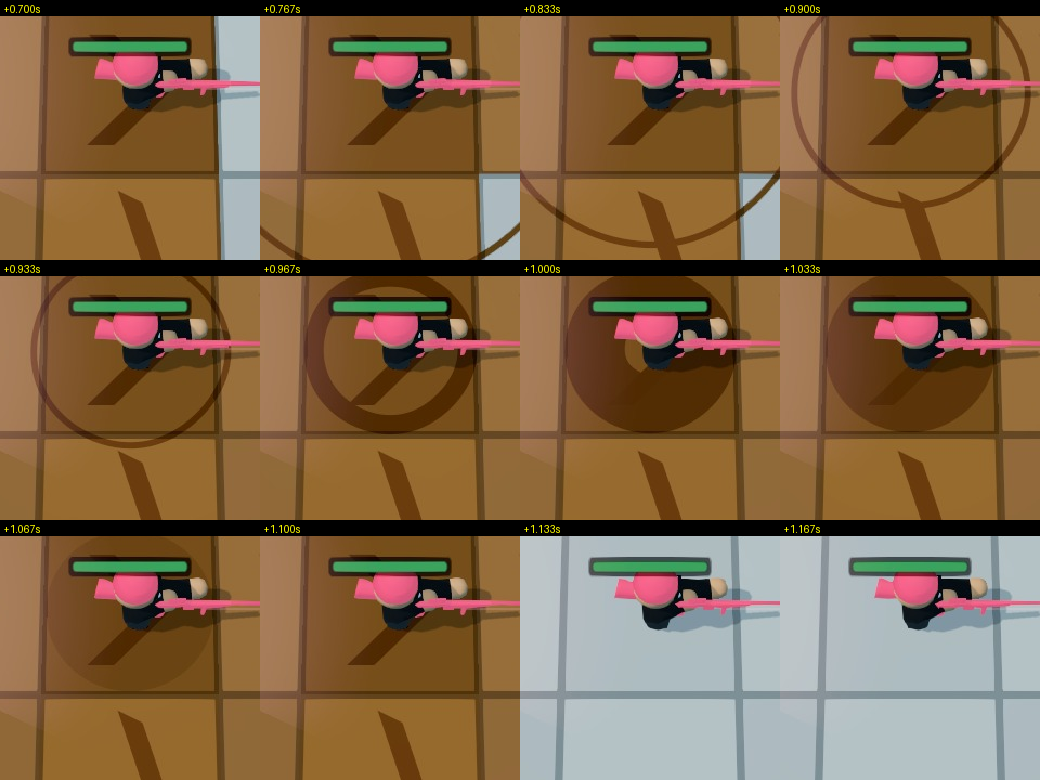

Source code (Python):
import numpy as np
from PIL import Image, ImageDraw
from scipy import ndimage
from _c4_wu_setup import load, amber, t_of

CX, CY = 512.6, 549.0
base = load(0)
Lb = 0.2126 * base[..., 0] + 0.7152 * base[..., 1] + 0.0722 * base[..., 2]
H, W = 1024, 1024
yy, xx = np.mgrid[0:H, 0:W]
R = np.sqrt((xx - CX) ** 2 + (yy - CY) ** 2)
ANG = (((np.arctan2(yy - CY, xx - CX) + np.pi) / (2 * np.pi)) * 120).astype(np.int16) % 120

# the ring is a dark line ON the tan plate; find it by looking for a radial luminance
# trough restricted to plate pixels, using a proper 1-D profile at 1px resolution
print('  i     t     r_px  cells   trough  angcov%  ringL  fwhm_px  hardest_step')
res = []
for i in range(20, 47):
    a = load(i)
    L = 0.2126 * a[..., 0] + 0.7152 * a[..., 1] + 0.0722 * a[..., 2]
    prof = np.full(430, np.nan)
    for r0 in range(6, 430):
        sel = (np.abs(R - r0) < 0.6) & (Lb > 120)
        if sel.sum() > 25:
            prof[r0] = np.percentile(L[sel], 12)
    sm = ndimage.uniform_filter1d(np.nan_to_num(prof, nan=120.0), 31)
    tr = prof - sm
    tr[:8] = 0
    tr[420:] = 0
    r0 = int(np.nanargmin(tr))
    ann = (np.abs(R - r0) <= 3) & (L < sm[r0] - 15) & (Lb > 120)
    cov = len(np.unique(ANG[ann])) / 120 * 100 if ann.any() else 0
    half = sm[r0] + tr[r0] / 2
    lo = hi = r0
    while lo > 9 and prof[lo - 1] < half:
        lo -= 1
    while hi < 419 and prof[hi + 1] < half:
        hi += 1
    step = np.nanmax(np.abs(np.diff(prof[max(0, r0 - 10):r0 + 11])))
    print(f'{i:3d} {t_of(i):+.3f}  {r0:5d} {r0/218:5.2f}  {tr[r0]:+7.1f}  {cov:5.1f}  '
          f'{np.median(L[ann]) if ann.any() else float("nan"):6.1f}  {hi-lo+1:5d}   {step:5.1f}/px')
    res.append((t_of(i), r0, tr[r0], cov))

res = np.array(res)
np.save('_c4_wu_collapse.npy', res)

# super-zoom of the last 10 frames
def z(i):
    im = Image.open(f'shots/r3/windup/f{i:04d}.jpg').convert('RGB')
    c = im.crop((392, 429, 632, 669)).resize((260, 260), Image.NEAREST)
    d = ImageDraw.Draw(c)
    d.rectangle([0, 0, 259, 15], fill=(0, 0, 0))
    d.text((3, 3), f'{t_of(i):+.3f}s', fill=(255, 255, 0))
    return np.asarray(c)

rows = [[33, 35, 37, 39], [40, 41, 42, 43], [44, 45, 46, 47]]
Image.fromarray(np.vstack([np.hstack([z(i) for i in r]) for r in rows])).save('_c4_wu_collapse.png')
print('saved collapse zoom')
